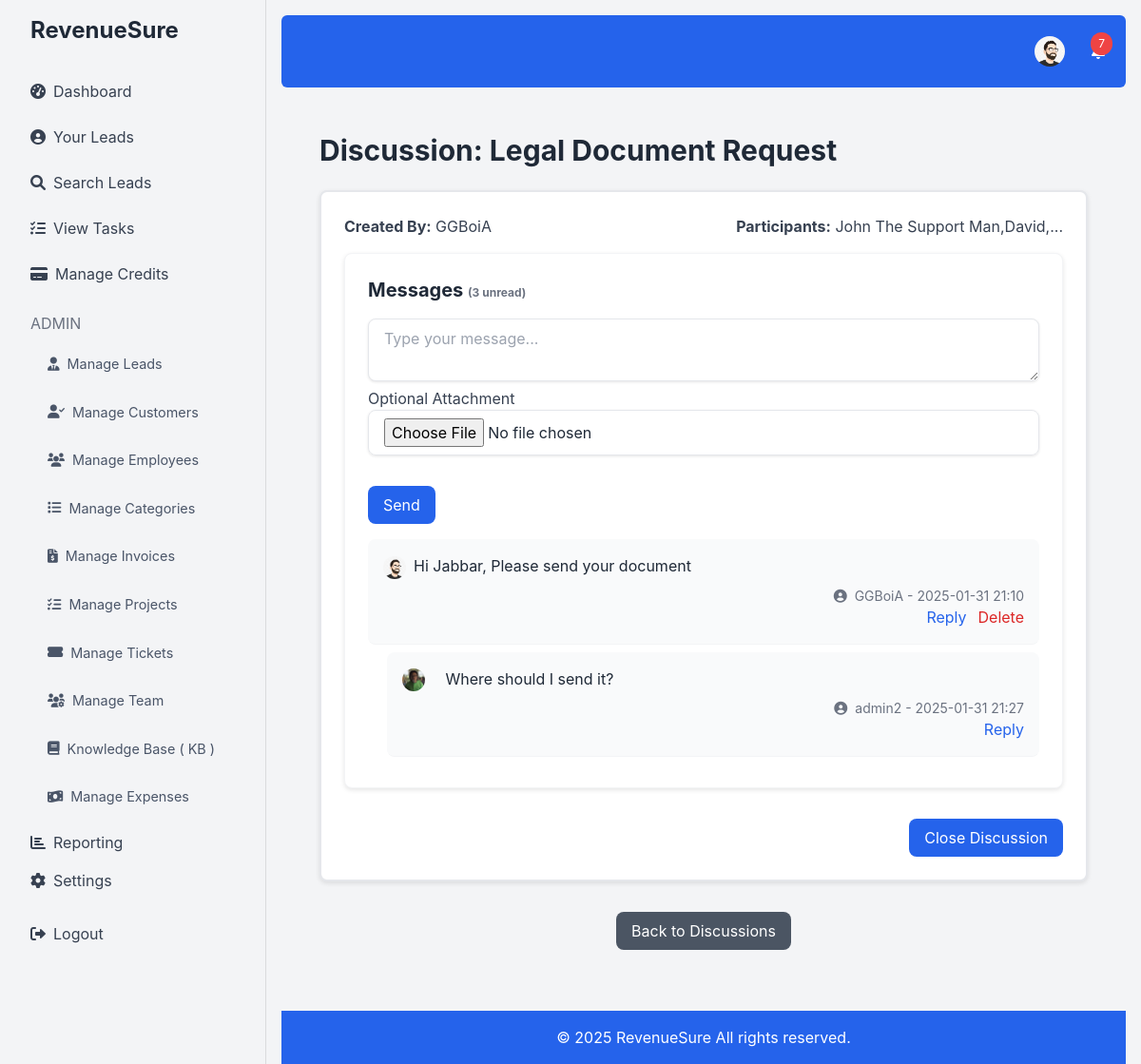
The page /view_discussion.php?id=3 (signed in) on the database as committed earlier.
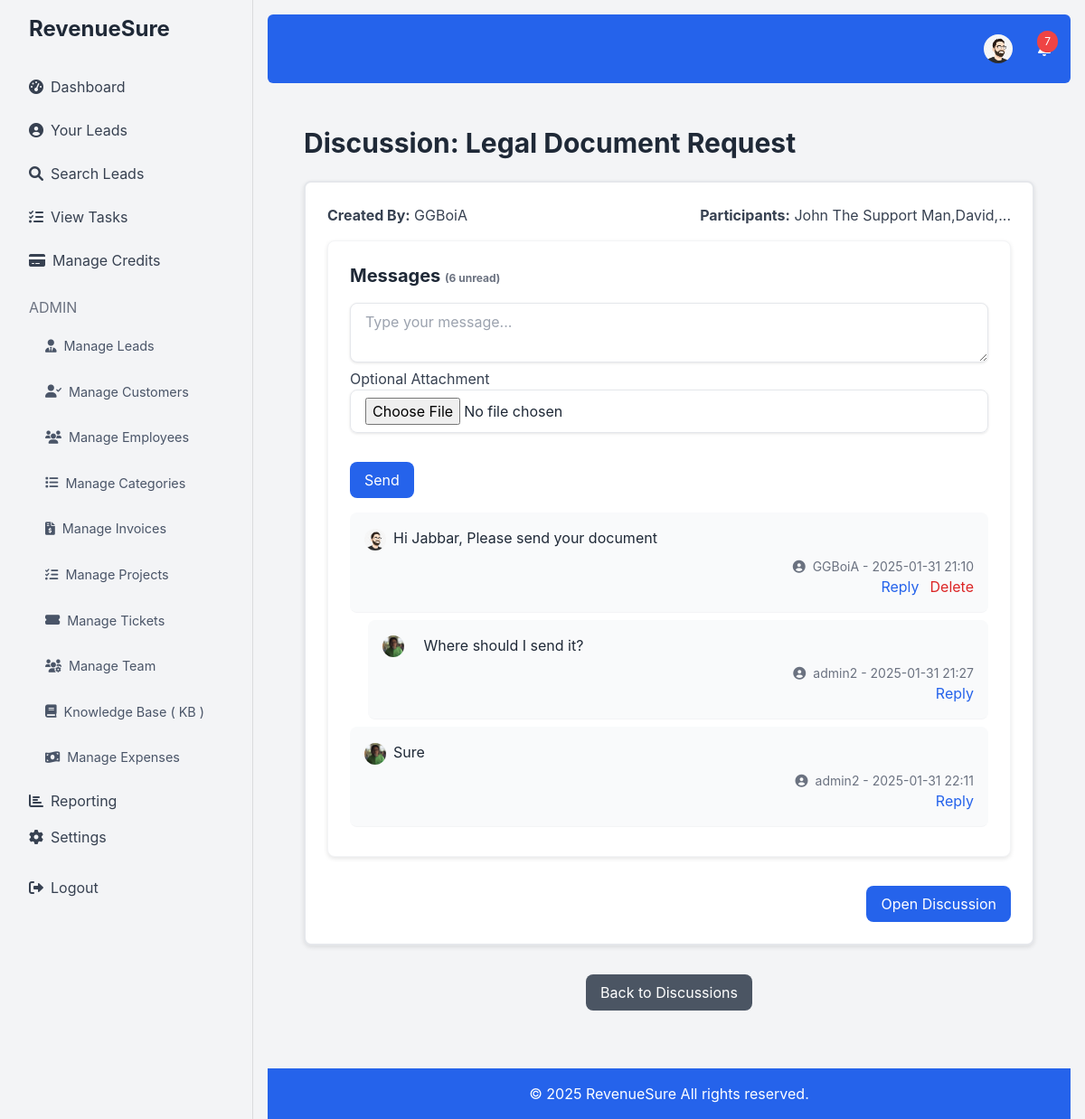
The same page on the database as committed later.
### tables this page shows
CREATE TABLE `users` (
  `id` int(11) NOT NULL,
  `username` varchar(50) NOT NULL,
  `email` varchar(100) NOT NULL,
  `password` varchar(255) NOT NULL,
  `credits` int(11) DEFAULT 0,
  `created_at` timestamp NOT NULL DEFAULT current_timestamp(),
  `role` enum('admin','user') DEFAULT 'user',
  `profile_picture` varchar(255) DEFAULT NULL,
  `role_id` int(11) DEFAULT NULL,
  `department_id` int(11) DEFAULT NULL
);

CREATE TABLE `discussions` (
  `id` int(11) NOT NULL,
  `title` varchar(255) NOT NULL,
  `user_id` int(11) NOT NULL,
  `type` enum('internal','external') NOT NULL,
  `status` enum('open','closed') NOT NULL DEFAULT 'open',
  `created_at` timestamp NOT NULL DEFAULT current_timestamp()
);

CREATE TABLE `discussion_participants` (
  `id` int(11) NOT NULL,
  `discussion_id` int(11) NOT NULL,
  `participant_id` int(11) NOT NULL,
  `participant_type` enum('user','employee','customer') NOT NULL,
  `last_viewed` timestamp NULL DEFAULT NULL,
  `created_at` timestamp NOT NULL DEFAULT current_timestamp()
);

CREATE TABLE `employees` (
  `id` int(11) NOT NULL,
  `name` varchar(100) NOT NULL,
  `email` varchar(100) NOT NULL,
  `phone` varchar(20) DEFAULT NULL,
  `created_at` timestamp NOT NULL DEFAULT current_timestamp()
);

CREATE TABLE `discussion_messages` (
  `id` int(11) NOT NULL,
  `discussion_id` int(11) NOT NULL,
  `user_id` int(11) NOT NULL,
  `user_type` enum('user','employee','customer') NOT NULL DEFAULT 'user',
  `message` text NOT NULL,
  `sent_at` timestamp NOT NULL DEFAULT current_timestamp(),
  `parent_id` int(11) DEFAULT NULL
);

### view_discussion.php (the view, shortened to what the rows shown need)
<?php
require 'db.php';
$discussion_id = isset($_GET['id']) ? (int)$_GET['id'] : 0;
$stmt = $conn->prepare("SELECT discussions.*, users.username FROM discussions INNER JOIN users ON discussions.user_id = users.id WHERE discussions.id = :discussion_id");
$stmt->bindParam(':discussion_id', $discussion_id);
$stmt->execute();
$discussion = $stmt->fetch(PDO::FETCH_ASSOC);
$user_id = $_SESSION['user_id'];
$stmt = $conn->prepare("SELECT discussion_messages.*, users.username as user_name, employees.name as employee_name, customers.name as customer_name, customers.profile_picture as customer_profile_picture, users.profile_picture as user_profile_picture FROM discussion_messages
LEFT JOIN users ON discussion_messages.user_id = users.id
LEFT JOIN employees ON discussion_messages.user_id = employees.id AND discussion_messages.user_type = 'employee'
LEFT JOIN customers ON discussion_messages.user_id = customers.id AND discussion_messages.user_type = 'customer'
WHERE discussion_id = :discussion_id ORDER BY sent_at ASC");
$stmt->bindParam(':discussion_id', $discussion_id);
$stmt->execute();
$messages = $stmt->fetchAll(PDO::FETCH_ASSOC);
  $stmt = $conn->prepare("SELECT discussion_participants.*, users.username FROM discussion_participants LEFT JOIN users ON discussion_participants.participant_id = users.id  WHERE discussion_id = :discussion_id AND participant_type = 'user'");
    $stmt->bindParam(':discussion_id', $discussion_id);
    $stmt->execute();
    $participants = $stmt->fetchAll(PDO::FETCH_ASSOC);
     $stmt = $conn->prepare("SELECT discussion_participants.*, employees.name FROM discussion_participants LEFT JOIN employees ON discussion_participants.participant_id = employees.id  WHERE discussion_id = :discussion_id AND participant_type = 'employee'");
    $stmt->bindParam(':discussion_id', $discussion_id);
    $stmt->execute();
      $employee_participants = $stmt->fetchAll(PDO::FETCH_ASSOC);
        if($employee_participants){
           $participants = array_merge($participants, $employee_participants);
        }
       $stmt = $conn->prepare("SELECT discussion_participants.*, customers.name FROM discussion_participants LEFT JOIN customers ON discussion_participants.participant_id = customers.id  WHERE discussion_id = :discussion_id AND participant_type = 'customer'");
       $stmt->bindParam(':discussion_id', $discussion_id);
    $stmt->execute();
      $customer_participants = $stmt->fetchAll(PDO::FETCH_ASSOC);
        if($customer_participants){
             $participants = array_merge($participants, $customer_participants);
         }
    $stmt = $conn->prepare("SELECT COUNT(*) as unread_count FROM discussion_messages LEFT JOIN discussion_participants ON discussion_messages.discussion_id = discussion_participants.discussion_id  WHERE discussion_messages.discussion_id = :discussion_id AND discussion_messages.user_id != :user_id AND discussion_messages.sent_at > (SELECT last_viewed FROM discussion_participants WHERE participant_id = :user_id2  AND discussion_participants.discussion_id = :discussion_id2) OR (SELECT COUNT(*) FROM discussion_participants WHERE participant_id = :user_id3  AND discussion_participants.discussion_id = :discussion_id3 AND last_viewed IS NULL) > 0");
    $stmt->bindParam(':discussion_id', $discussion_id);
    $stmt->bindParam(':user_id', $user_id);
       $stmt->bindParam(':user_id2', $user_id);
      $stmt->bindParam(':discussion_id2', $discussion['id']);
      $stmt->bindParam(':user_id3', $user_id);
     $stmt->bindParam(':discussion_id3', $discussion['id']);
    $stmt->execute();
     $unread_count = $stmt->fetch(PDO::FETCH_ASSOC)['unread_count'];
require 'header.php';
?>
 <div class="container mx-auto p-6 fade-in">
     <h1 class="text-3xl font-bold text-gray-800 mb-6">
             Discussion: <?php echo htmlspecialchars($discussion['title']); ?>
         </h1>
           <div class="bg-white border-2 border-gray-200 p-6 rounded-lg mb-8">
                <div class="flex justify-between items-start mb-4">
                      <p class="text-gray-700"><strong>Created By:</strong> <?php echo htmlspecialchars($discussion['username']); ?></p>
                          <?php if($participants): ?>
                                 <p class="text-gray-700">
                                       <strong>Participants:</strong>
                                     <?php
                                       foreach($participants as $i => $participant){
                                             if($i < 2){
                                               if(isset($participant['name'])){
                                                   echo htmlspecialchars($participant['name']) . ($i < count($participants)-1 ? ',' : '');
                                                } else {
                                                    echo htmlspecialchars($participant['username']) . ($i < count($participants)-1 ? ',' : '');
                                                  }
                                                 } else if ($i == 2){
                                                 echo '...';
                                                }
                                          }
                                          ?>
                               </p>
                               <?php else: ?>
                                   <p class="text-gray-700">No participants</p>
                             <?php endif; ?>
                </div>
               <div class="bg-white border border-gray-100 p-6 rounded-lg mb-8">
              <h2 class="text-xl font-bold text-gray-800 mb-4 relative">
                    Messages <span class="text-xs text-gray-500">(<?php echo $unread_count; ?> unread)</span>
                </h2>
                    <?php if($messages): ?>
                            <ul id="message-list">
                                <?php
                                     function displayMessages($messages, $parentId = null, $level = 0) {
                                    foreach ($messages as $message) {
                                        if ($message['parent_id'] == $parentId) {
                                             $indent = str_repeat('   ', $level);
                                             $profile_pic = null;
                                               if($message['user_type'] == 'user' && $message['user_profile_picture']){
                                                    $profile_pic = '<img src="'.htmlspecialchars($message['user_profile_picture']).'" class="w-6 h-6 rounded-full object-cover inline-block mr-2">';
                                               } elseif ($message['user_type'] == 'customer' && $message['customer_profile_picture'] ) {
                                                    $profile_pic = '<img src="'.htmlspecialchars($message['customer_profile_picture']).'" class="w-6 h-6 rounded-full object-cover inline-block mr-2">';
                                                }  else {
                                                     $profile_pic = '';
                                                  }
                                           $messageClass = $message['user_type'] === 'customer' ? 'bg-blue-100 text-blue-700' : 'bg-gray-50';
                                           echo '<li class="p-4 border-b border-gray-100 my-2 rounded-lg '. $messageClass .'" style="margin-left: ' . ($level*20) . 'px;" data-comment-id="' . $message['id'] . '" >
                                                 <div class="flex justify-between items-start mb-2">
                                                       <p class="text-gray-800">'.$profile_pic . $indent . htmlspecialchars($message['message']) . '</p>
                                                  </div>
                                                    <div class="text-right">
                                                         <p class="text-gray-500 text-sm">
                                                            <i class="fas fa-user-circle mr-1"></i>';
                                                             if($message['user_type'] == 'user') {
                                                                  echo ' <a href="profile.php" class="hover:underline">' . htmlspecialchars($message['user_name']) .'</a> ';
                                                                  } else if($message['user_type'] == 'employee'){
                                                                        echo  htmlspecialchars($message['employee_name']);
                                                                   }  else if ($message['user_type'] == 'customer'){
                                                                       echo  htmlspecialchars($message['customer_name']);
                                                                     }
                                                         echo ' - '. htmlspecialchars(date('Y-m-d H:i', strtotime($message['sent_at']))) . '</p>
                                                    </div>
                                                     <div class="flex justify-end gap-2">
                                                        <button onclick="replyToMessage('. $message['id'] .')" class="text-blue-600 hover:underline">Reply</button>
                                                        ';
                                                           if($_SESSION['user_id'] === $message['user_id']){
                                                                echo' <a href="delete_discussion_message.php?id=' . $message['id'] . '&discussion_id='.$discussion_id.'" class="text-red-600 hover:underline ml-1">Delete</a>';
                                                            }
                                                    echo ' </div>';
                                          displayMessages($messages, $message['id'], $level + 1);
                                        echo '</li>';
                                         }
                                     }
                                 }
                                    displayMessages($messages);
                                ?>
                            </ul>
                        <?php else: ?>
                            <p class="text-gray-600">No messages yet!</p>
                       <?php endif; ?>
                  </div>
                   <div class="mt-4 flex justify-end">
                 </div>
          </div>
    <div class="mt-6 flex justify-center">
       <a href="manage_discussions.php" class="bg-gray-600 text-white px-4 py-2 rounded-lg hover:bg-gray-700 transition duration-300">Back to Discussions</a>
   </div>
</div>
<?php
require 'footer.php';
?>

### header.php (shortened to what the rows shown need)
<!DOCTYPE html>
<html lang="en">
<head>
    <script src="https://cdn.tailwindcss.com"></script>
    <link href="https://cdnjs.cloudflare.com/ajax/libs/font-awesome/6.0.0-beta3/css/all.min.css" rel="stylesheet">
     <link rel="stylesheet" href="https://cdnjs.cloudflare.com/ajax/libs/animate.css/4.1.1/animate.min.css"/>
</head>
<body class="bg-gray-100">
    <div class="flex h-screen fade-in-up">
        <div class="flex-1 p-4 fade-in">
            <nav class="bg-blue-600 p-4 text-white mb-6 rounded-md">
                <div class="container mx-auto flex justify-end items-center">
                    <?php if (isset($_SESSION['user_id'])): ?>
                       <div class="relative top-nav-button mr-4 hover:bg-white/10 p-1.5 rounded-full transition-colors" >
                            <button id="profileButton" class="relative flex items-center">
                                <?php
                                $stmt = $conn->prepare("SELECT profile_picture FROM users WHERE id = :user_id");
                                $stmt->bindParam(':user_id', $_SESSION['user_id']);
                                $stmt->execute();
                                $user = $stmt->fetch(PDO::FETCH_ASSOC);
                                $profile_picture = $user['profile_picture'];
                                if ($profile_picture) : ?>
                                    <img src="<?php echo $profile_picture; ?>" alt="Profile Picture" class="rounded-full w-8 h-8 object-cover">
                                <?php else : ?>
                                    <i class="fas fa-user-circle fa-lg"></i>
                                <?php endif; ?>
                            </button>
                         </div>
                   <?php endif; ?>
                </div>
            </nav>
             <div class="container mx-auto px-4">

Rows that differ between the two databases and show on the page:
added discussion_messages: user.profile_picture (picture), message "Sure", user.username "admin2", sent_at "2025-01-31 22:11", shown under "Messages (6 unread)"
Other text that changed with them:
$unread_count: "3" → "6"
text no longer shown: "Close Discussion"
text now shown: "Open Discussion"
